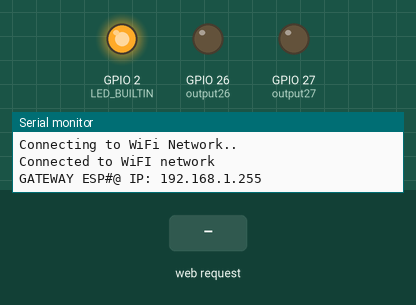
Recording of a program running on a simulated ESP32. On the bench: output pins drawn as LEDs (lit = HIGH), the last lines printed to the serial monitor. The test bench sets the inputs (shaded band).

Above: at 1.2 s.
1.3 s: HTTP request GET /26/on received
At 2.4 s:
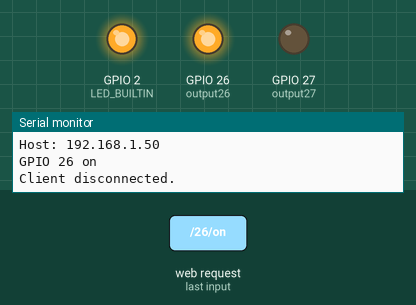
2.8 s: HTTP request GET /27/on received
At 3.6 s:
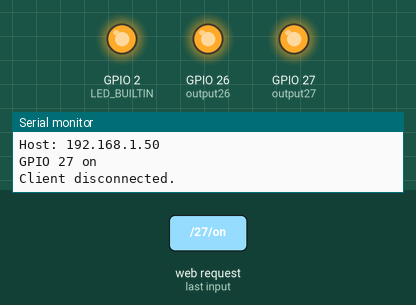
4.3 s: HTTP request GET /26/off received
At 4.7 s:
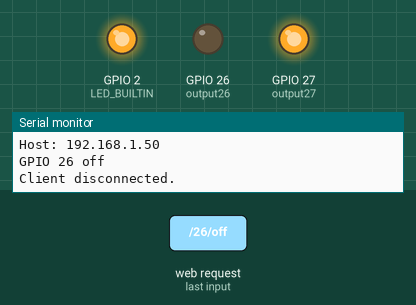
Timing chart, 0 to 7.3 s (numbered marks = the images above; inputs shaded):
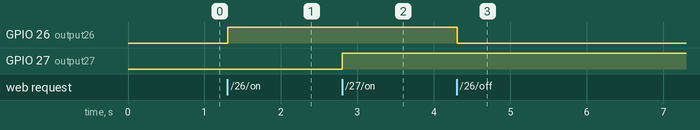

Measured:
- after the input at 1.3 s, GPIO 26 (output26): LOW → HIGH at once
- after the input at 2.8 s, GPIO 27 (output27): LOW → HIGH at once
- after the input at 4.3 s, GPIO 26 (output26): HIGH → LOW at once

The program:

main.cpp
```cpp
#include <Arduino.h>

#include <WiFi.h>

// const char* ssid = "mark_allan";
// const char* password = "pinging_here";

const char* ssid_custom = "KINGS";
// const char *password_custom = "12345678";

WiFiServer server(80); //webserver port

String header; //for storing HTTP request
//variable to  store the current output state
String output26State = "off";
String output27State = "off";
String stopped = "STOP";

const int output26 = 26;
const int output27 = 27;

unsigned long currentTime = millis();
unsigned long previousTime = 0;
const long timeoutTime = 2000;

void setup()
{
  Serial.begin(230400);
  pinMode(LED_BUILTIN, OUTPUT);

  pinMode(output26, OUTPUT);
  pinMode(output27, OUTPUT);

  digitalWrite(output26, LOW);
  digitalWrite(output27, LOW);

  // WiFi.mode(WIFI_AP);
  WiFi.mode(WIFI_AP_STA);
  WiFi.softAP(ssid_custom);
  Serial.println("\nConnecting to WiFi Network..");

  // while(WiFi.status() != WL_CONNECTED){
  //   Serial.print(".");
  //   delay(100);
  // }

  Serial.println("\nConnected to WiFI network");
  Serial.print("GATEWAY ESP#@ IP: ");
  Serial.println(WiFi.broadcastIP());
  server.begin();
}

void loop()
{
  // while (WiFi.status() == WL_CONNECTED)
  // {
  digitalWrite(LED_BUILTIN, HIGH);
  // }

  WiFiClient client = server.available();

  if (client)
  {
    currentTime = millis();
    previousTime = currentTime;
    Serial.println("New Client.");
    Serial.println(client.connected());
    String currentLine = "";
    while (client.connected() && currentTime - previousTime <= timeoutTime)
    {
      currentTime = millis();
      if (client.available())
      {
        char c = client.read();
        Serial.write(c);
        header += c;
        if (c == '\n')
        {
          if (currentLine.length() == 0)
          {
            client.println("HTTP/1.1 200 OK");
            client.println("Content-type:text/html");
            client.println("Connection: close");
            client.println();

            if (header.indexOf("GET /26/on") >= 0)
            {
              Serial.println("GPIO 26 on ");
              output26State = "on";
              digitalWrite(output26, HIGH);
            }
            else if (header.indexOf("GET /26/off") >= 0)
            {
              Serial.println("GPIO 26 off");
              output26State = "off";
              digitalWrite(output26, LOW);
            }
            else if (header.indexOf("GET /27/on") >= 0)
            {
              Serial.println("GPIO 27 on");
              output27State = "on";
              digitalWrite(output27, HIGH);
            }
            else if (header.indexOf("GET /27/off") >= 0)
            {
              Serial.println("GPIO 27off");
              output27State = "off";
              digitalWrite(output27, LOW);
            }
            client.println("<!DOCTYPE html><html>");
            client.println("<head><meta name = \"viewport\" content = \"width = device-width , initial-scale = 1\">");
            client.println("<link rel=\"icon\" href=\"data:,\">");

            client.println("<style>html {font-family: Helvetica; display: inline-block; margin: 0px; text-align: center;}");
             client.println(".button { background-color: #4CAF50; border: none; color: white; padding: 16px 40px;");
            client.println("text-decoration: none; font-size: 30px; margin: 2px; cursor: pointer;}");
            client.println(".button2 {background-color: #555555;}</style></head>");

            client.println("<body><h1>ESP32 Web Server</h1>");

            client.println("<p>GPIO 26 - State" + output26State + "</p>");


            if (output26State == "on")
            {
              client.println("<p><a href=\"/26/off\"><button class =\"button\">ON</button></a></p>");
            }
            else
            {
              client.println("<p><a href=\"/26/on\"><button class=\"button button2\">OFF</button></a></p>");
            }

            client.println("<p>GPIO 27 - State" + output27State + "</p>");

            if (output27State == "on")
            {
              client.println("<p><a href=\"/27/off\"><button class =\"button\">ON</button></a></p>");
            }
            else
            {
              client.println("<p><a href=\"/27/on\"><button class=\"button button2\">OFF</button></a></p>");
            }
            client.println("</body><html>");
            client.println();
            break;
          }
          else
          {
            currentLine = "";
          }
        }
        else if (c != '\r')
        {
          currentLine += c;
        }
      }
    }
    header = "";

    client.stop();
    Serial.println("Client disconnected.");
    Serial.println("");
  }
}
```
